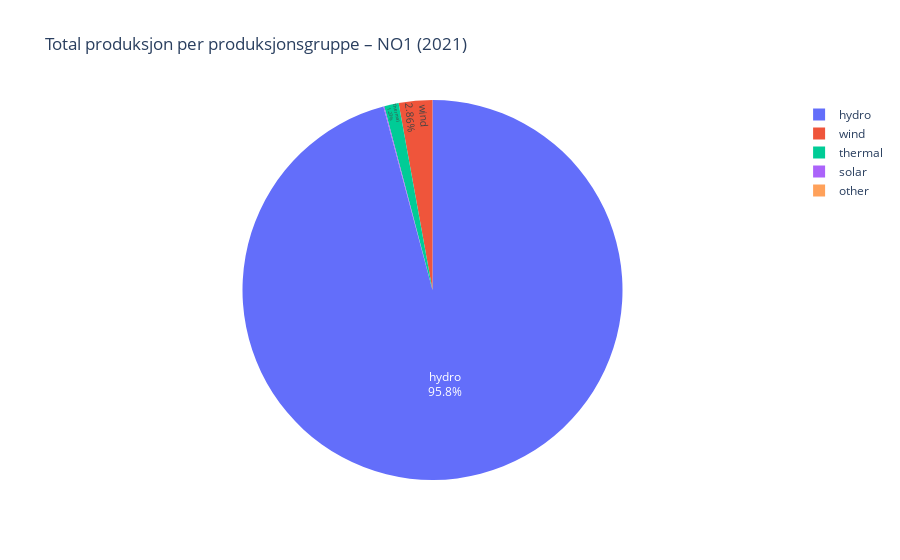

Here is the notebook cell this chart was saved with:
### Markdown cell above
![image.png](attachment:image.png)

### Code cell
# Sørg for at start_time er datetime
df_ready["start_time"] = pd.to_datetime(df_ready["start_time"])
df_ready["year"] = df_ready["start_time"].dt.year

# Velg område og år
chosen_area = "NO1"
chosen_year = 2021

# Filtrer data
df_year = df_ready[
    (df_ready["price_area"] == chosen_area) &
    (df_ready["year"] == chosen_year)
]

# Summer total produksjon per produksjonsgruppe
pie_data = (
    df_year.groupby("production_group", as_index=False)["quantity_kwh"].sum()
)

# Lag kakediagram
fig = px.pie(
    pie_data,
    values="quantity_kwh",
    names="production_group",
    title=f"Total produksjon per produksjonsgruppe – {chosen_area} ({chosen_year})",
)

fig.update_traces(textposition="inside", textinfo="percent+label")
fig.update_layout(template="plotly_white")

fig.show()

### Figure 1 — Plotly figure (JSON) as saved in the notebook; plotly's stock layout.template omitted (floating-point values rounded to 4 significant figures)
{"data": [{"domain": {"x": [0, 1], "y": [0, 1]}, "hovertemplate": "production_group=%{label}<br>quantity_kwh=%{value}<extra></extra>", "labels": ["hydro", "other", "solar", "thermal", "wind"], "legendgroup": "", "name": "", "showlegend": true, "textinfo": "percent+label", "textposition": "inside", "type": "pie", "values": [18350000000.0, 52560.0, 14380000.0, 236100000.0, 547400000.0]}], "layout": {"legend": {"tracegroupgap": 0}, "title": {"text": "Total produksjon per produksjonsgruppe – NO1 (2021)"}}}
